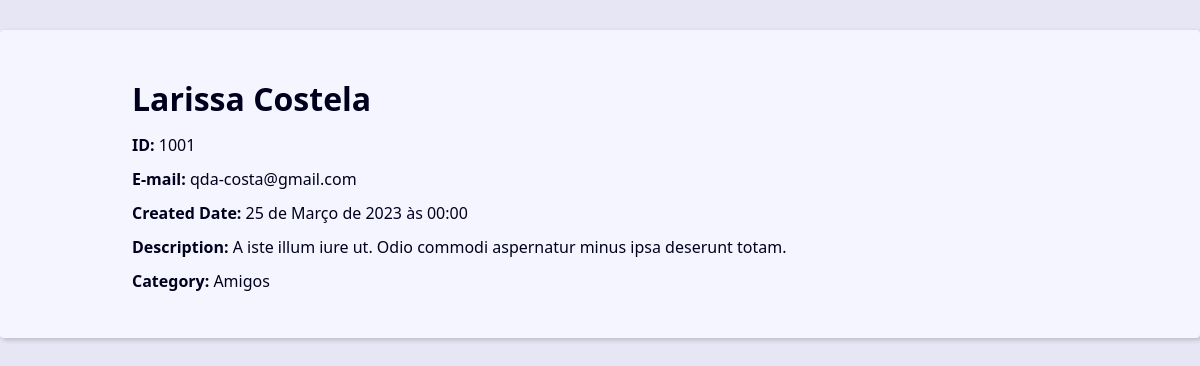
The app's page /1001/ with its own data.
### contact/models.py (models this page shows, shortened)
class Contact(models.Model):
    first_name = models.CharField(max_length=30)
    last_name = models.CharField(max_length=30, blank=True)
    phone = models.CharField(max_length=20)
    email = models.EmailField(max_length=50, blank=True)
    created_date = models.DateTimeField(default=timezone.now)
    description = models.TextField(blank=True)
    show = models.BooleanField(default=True)
    picture = models.ImageField(blank=True, upload_to='pictures/%Y/%m')
    category = models.ForeignKey(Category, on_delete=models.SET_NULL, blank=True, null=True)
    owner = models.ForeignKey(User, on_delete=models.SET_NULL, blank=True, null=True)

class Category(models.Model):
    class Meta:
        verbose_name = 'Category'
        verbose_name_plural = 'Categories'
    name = models.CharField(max_length=30)

### contact/views.py (the view)
# urls.py: path('<int:contact_id>/', views.contact, name='contact'),
def contact(request, contact_id):
    single_contact = get_object_or_404(Contact.objects, pk=contact_id, show=True)
    context = {'contact': single_contact}
    return render(request, 'contact.html', context)

### contact/templates/contact.html
{% extends 'static/base/base.html' %}
{% block content %}
<div class="single-contact">
  <h1 class="single-contact-name">
    {{ contact.first_name }} {{ contact.last_name }}
  </h1>
  <p><b>ID:</b> {{ contact.id }}</p>
  <p><b>E-mail:</b> {{ contact.email }}</p>
  <p><b>Created Date:</b> {{ contact.created_date }}</p>
  <p><b>Description:</b> {{ contact.description }}</p>
  <p><b>Category:</b> {{ contact.category.name }}</p>
</div>
{% endblock content %}

### templates/static/css/style.css (style rules this page uses)
:root { --spacing: 1.5rem; --link-dark-color: rgb(0, 83, 134); --link-light-color: rgb(156, 217, 255); --clr-white: rgb(245, 245, 255); --clr-black: rgb(0, 0, 30); --clr-light-gray: rgb(230, 230, 245); --clr-dark-shadow-5: rgba(0, 0, 10, 5%); --clr-dark-shadow-10: rgba(0, 0, 10, 10%); --clr-dark-shadow-20: rgba(0, 0, 10, 20%); --clr-light-shadow-5: rgba(200, 200, 255, 5%); --clr-light-shadow-10: rgba(200, 200, 255, 10%); --clr-light-shadow-20: rgba(200, 200, 255, 20%); --main-page-width: 120rem; --table-min-width: 60rem; --biggest-font-size: 5rem; --bigger-font-size: 4rem; --big-font-size: 3.2rem; --medium-font-size: 2.4rem; --small-font-size: 1.6rem; --smaller-font-size: 1.4rem; --smallest-font-size: 1.2rem; --transition-fast: 300ms; --transition-medium: 600ms; --transition-slow: 1s; --default-border-radius: 4px; }
*, *::before, *::after { margin: 0; padding: 0; box-sizing: border-box; }
html { font-size: 62.5%; }
body { font-family: system-ui, -apple-system, BlinkMacSystemFont, 'Segoe UI', Roboto, Oxygen, Ubuntu, Cantarell, 'Open Sans', 'Helvetica Neue', sans-serif; line-height: 1.5; font-size: var(--small-font-size); color: var(--clr-black); -webkit-font-smoothing: antialiased; background: var(--clr-light-gray); }
@media (min-width: 600px) { .single-contact { max-width: 80%; margin: calc(var(--spacing) * 2) auto; } }
.single-contact h1 { margin: 1rem 0; }
.single-contact p { margin: 1rem 0; }

### records on screen
Contact: first_name "Larissa", last_name "Costela", id "1001", email "qda-costa@gmail.com", created_date "25 de Março de 2023 às 00:00", description "A iste illum iure ut. Odio commodi aspernatur minus ipsa deserunt totam.", category.name "Amigos"
